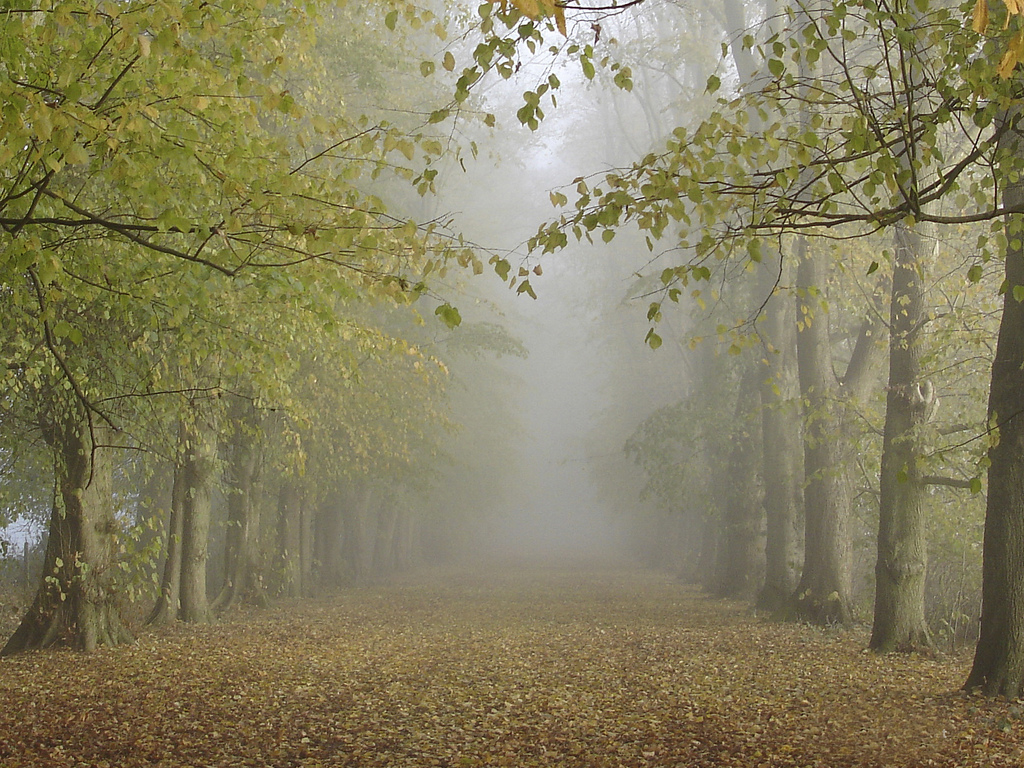
#> input picture backend/image/forest1.jpg, 1024 x 768 px
$ python -i utils.py   (imports and definitions only)   (older library calls are emulated)
#> lines starting #> are read from the running program, lines starting #| are printed output that depends on the picture
import cv2;
import math;
import numpy as np;

def DarkChannel(im,sz):
    b,g,r = cv2.split(im)
    dc = cv2.min(cv2.min(r,g),b);
    kernel = cv2.getStructuringElement(cv2.MORPH_RECT,(sz,sz))
    dark = cv2.erode(dc,kernel)
    return dark

def AtmLight(im,dark):
    [h,w] = im.shape[:2]
    imsz = h*w
    numpx = int(max(math.floor(imsz/1000),1))
    darkvec = dark.reshape(imsz);
    imvec = im.reshape(imsz,3);

    indices = darkvec.argsort();
    indices = indices[imsz-numpx::]

    atmsum = np.zeros([1,3])
    for ind in range(1,numpx):
       atmsum = atmsum + imvec[indices[ind]]

    A = atmsum / numpx;
    return A

def TransmissionEstimate(im,A,sz):
    omega = 0.95;
    im3 = np.empty(im.shape,im.dtype);

    for ind in range(0,3):
        im3[:,:,ind] = im[:,:,ind]/A[0,ind]

    transmission = 1 - omega*DarkChannel(im3,sz);
    return transmission

def Guidedfilter(im,p,r,eps):
    mean_I = cv2.boxFilter(im,cv2.CV_64F,(r,r));
    mean_p = cv2.boxFilter(p, cv2.CV_64F,(r,r));
    mean_Ip = cv2.boxFilter(im*p,cv2.CV_64F,(r,r));
    cov_Ip = mean_Ip - mean_I*mean_p;

    mean_II = cv2.boxFilter(im*im,cv2.CV_64F,(r,r));
    var_I   = mean_II - mean_I*mean_I;

    a = cov_Ip/(var_I + eps);
    b = mean_p - a*mean_I;

    mean_a = cv2.boxFilter(a,cv2.CV_64F,(r,r));
    mean_b = cv2.boxFilter(b,cv2.CV_64F,(r,r));

    q = mean_a*im + mean_b;
    return q;

def TransmissionRefine(im,et):
    gray = cv2.cvtColor(im,cv2.COLOR_BGR2GRAY);
    gray = np.float64(gray)/255;
    r = 60;
    eps = 0.0001;
    t = Guidedfilter(gray,et,r,eps);

    return t;

def Recover(im,t,A,tx = 0.1):
    res = np.empty(im.shape,im.dtype);
    t = cv2.max(t,tx);

    for ind in range(0,3):
        res[:,:,ind] = (im[:,:,ind]-A[0,ind])/t + A[0,ind]

    return res

def Dehaze(fn):
#> called with fn = 'image/forest1.jpg'
    src = cv2.imread(fn)
#> src is the input picture: shape (768, 1024, 3); mean B, G, R 94.7, 127.1, 133.5
    orig_h, orig_w = src.shape[:2]
#> orig_h = 768; orig_w = 1024
    max_dim = 800
    if max(orig_h, orig_w) > max_dim:
        scale = max_dim / max(orig_h, orig_w)
#> scale = 0.781
        w, h = int(orig_w * scale), int(orig_h * scale)
#> w = 800; h = 600
        src = cv2.resize(src, (w, h), interpolation=cv2.INTER_AREA)
#> src: shape (600, 800, 3)
    else:
        w, h = orig_w, orig_h

    I = src.astype('float64') / 255
    dark = DarkChannel(I, 15)
#> in DarkChannel, `dark = cv2.erode(dc,kernel)`:
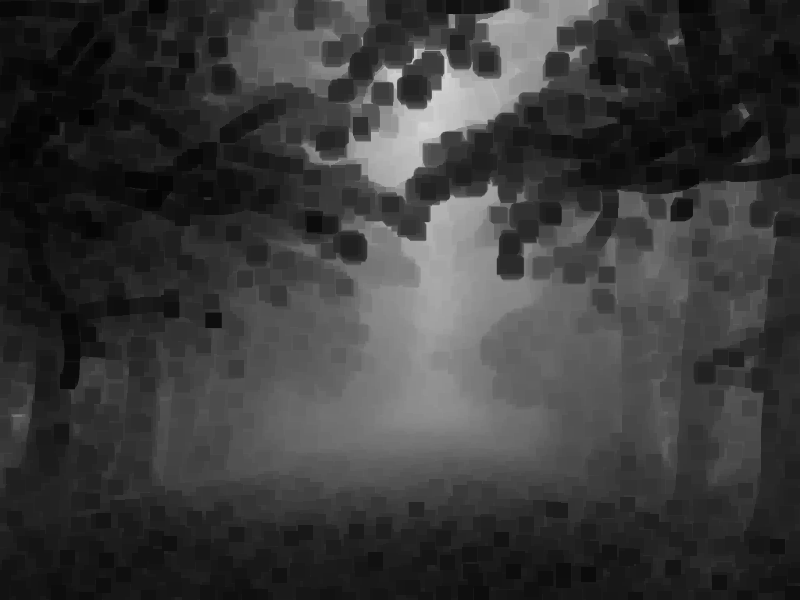
#> dark: shape (600, 800) float64; min 0.0118, max 0.835, mean 0.229
    A = AtmLight(I, dark)
#> in AtmLight, `indices = indices[imsz-numpx::]`: indices = 480 values, max 106035 at index 166, min 40415 at index 299, mean 83655.9
#> the loop in AtmLight, `for ind in range(1,numpx):` made 479 passes
#> atmsum on passes 1 to 3: [[0.949, 0.914, 0.902]], [[1.82, 1.75, 1.74]], [[2.72, 2.64, 2.6]]
#> after the loop in AtmLight, `for ind in range(1,numpx):`: atmsum = [[432.6, 418.8, 415.5]]
#> in AtmLight, `A = atmsum / numpx;`: A = [[0.901, 0.872, 0.866]]
#> A = [[0.901, 0.872, 0.866]]
    te = TransmissionEstimate(I, A, 15)
    t = TransmissionRefine(src, te)
#> in Guidedfilter, `var_I   = mean_II - mean_I*mean_I;`:
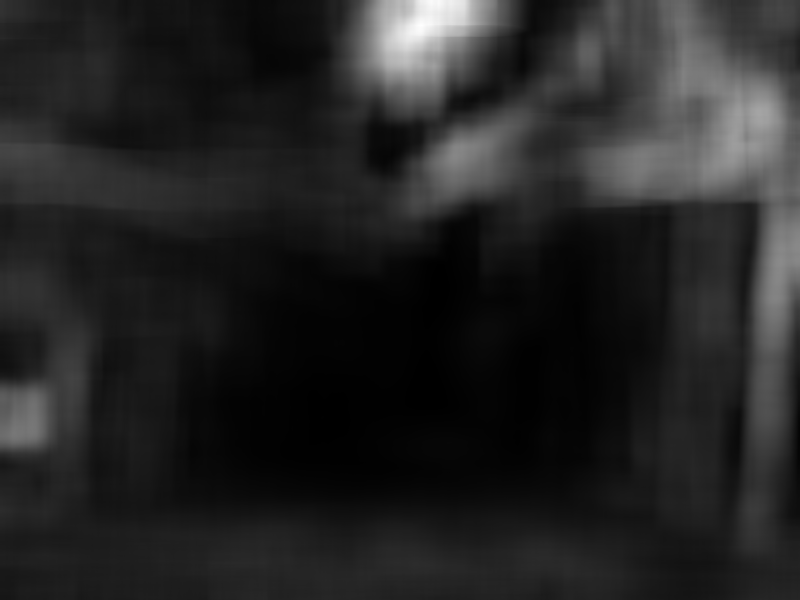
#> var_I: shape (600, 800) float64; min 0.000123, max 0.048, mean 0.00702; drawn with min black and max white
#> in Guidedfilter, `b = mean_p - a*mean_I;`:
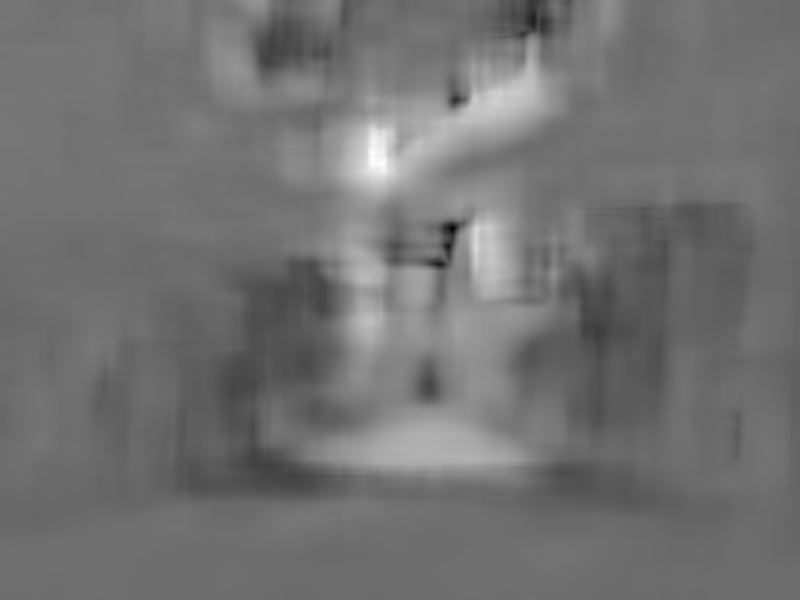
#> b: shape (600, 800) float64; min -0.0663, max 2.2, mean 0.952; drawn with min black and max white
#> in Guidedfilter, `mean_a = cv2.boxFilter(a,cv2.CV_64F,(r,r));`:
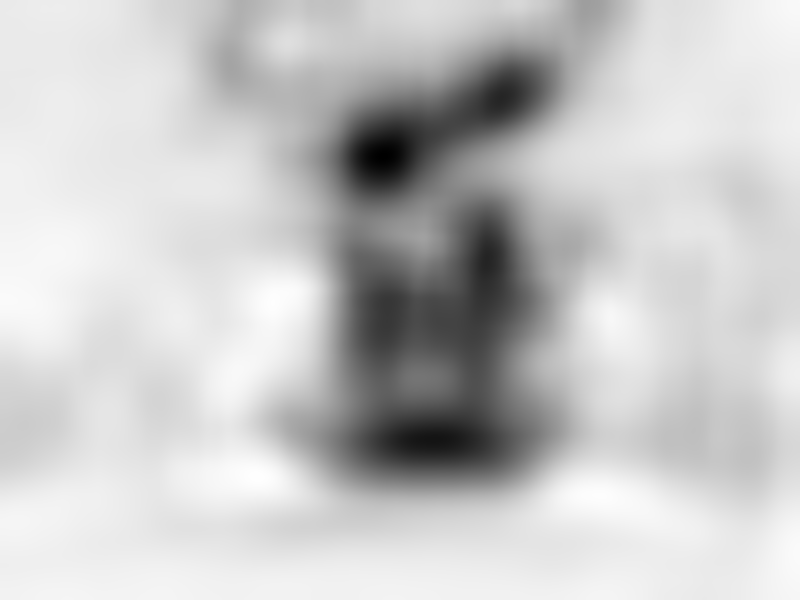
#> mean_a: shape (600, 800) float64; min -1.76, max 0.0688, mean -0.335; drawn with min black and max white
#> in Guidedfilter, `mean_b = cv2.boxFilter(b,cv2.CV_64F,(r,r));`:
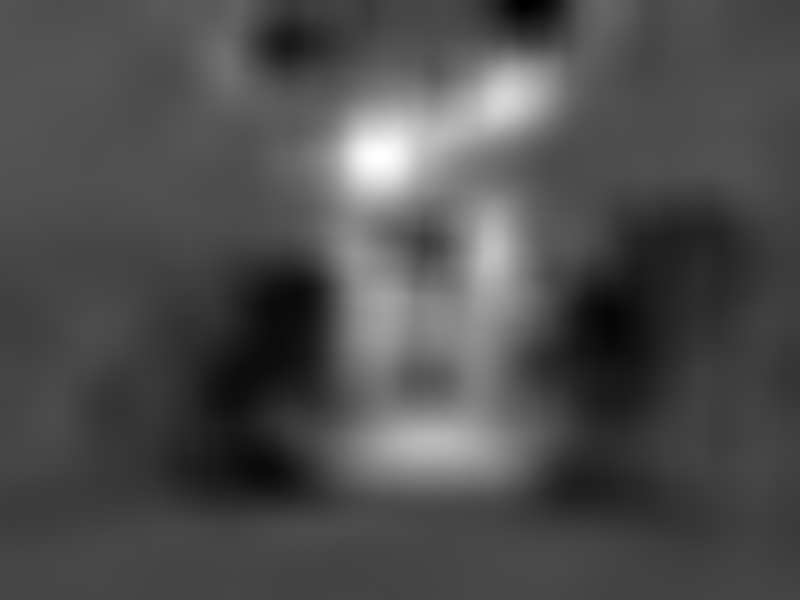
#> mean_b: shape (600, 800) float64; min 0.614, max 1.72, mean 0.952; drawn with min black and max white
#> in Guidedfilter, `q = mean_a*im + mean_b;`:
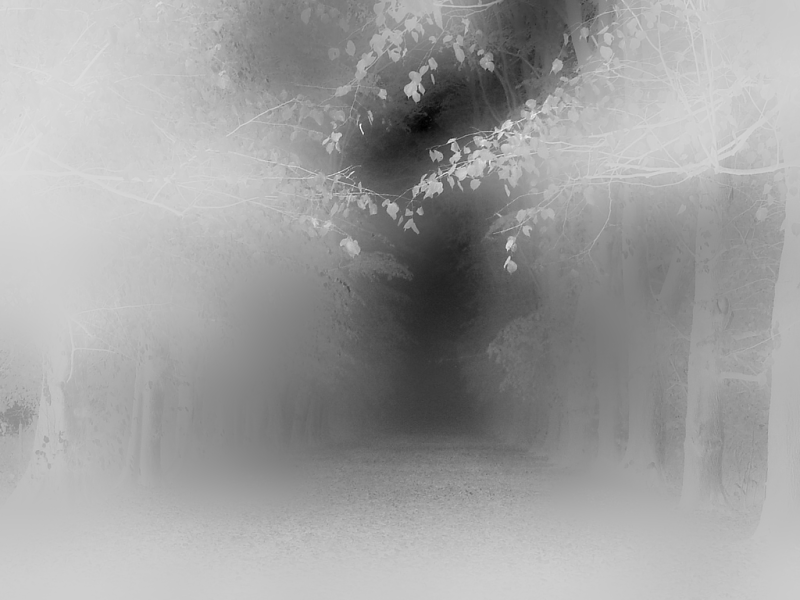
#> q: shape (600, 800) float64; min 0.214, max 1.08, mean 0.759; drawn with min black and max white
    J = Recover(I, t, A, 0.1)
#> after the loop in Recover, `for ind in range(0,3):`:
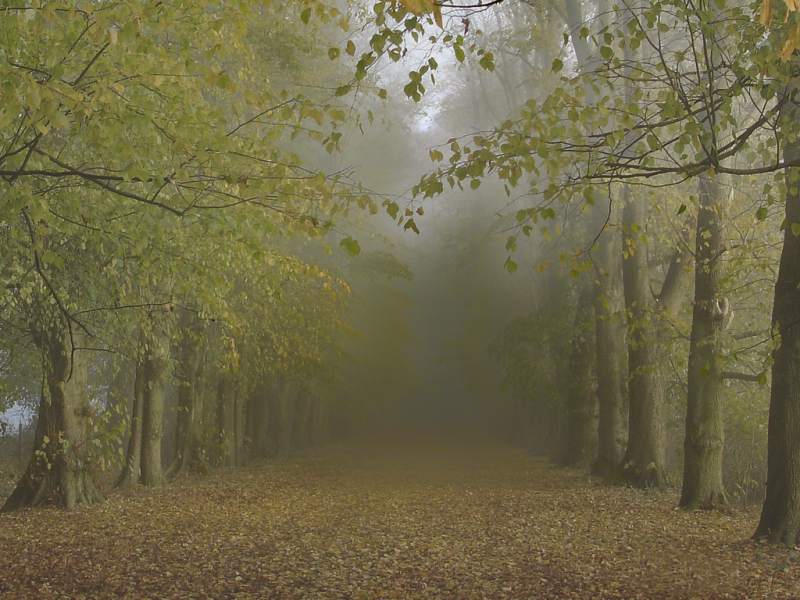
#> res: shape (600, 800, 3) float64; mean B, G, R 0.214, 0.385, 0.419; drawn with min black and max white

    if (w, h) != (orig_w, orig_h):
        J = cv2.resize(J, (orig_w, orig_h), interpolation=cv2.INTER_CUBIC)
    return J

def SaveImage(J):
    cv2.imwrite("./image/image_dehazed.jpg",J*255);

# [71 lines left out: functions DehazeVideo, get_ffmpeg_exe, ProcessVideo, not called in this run]

# [11 lines not run here, left out]


>>> result = Dehaze('image/forest1.jpg')
